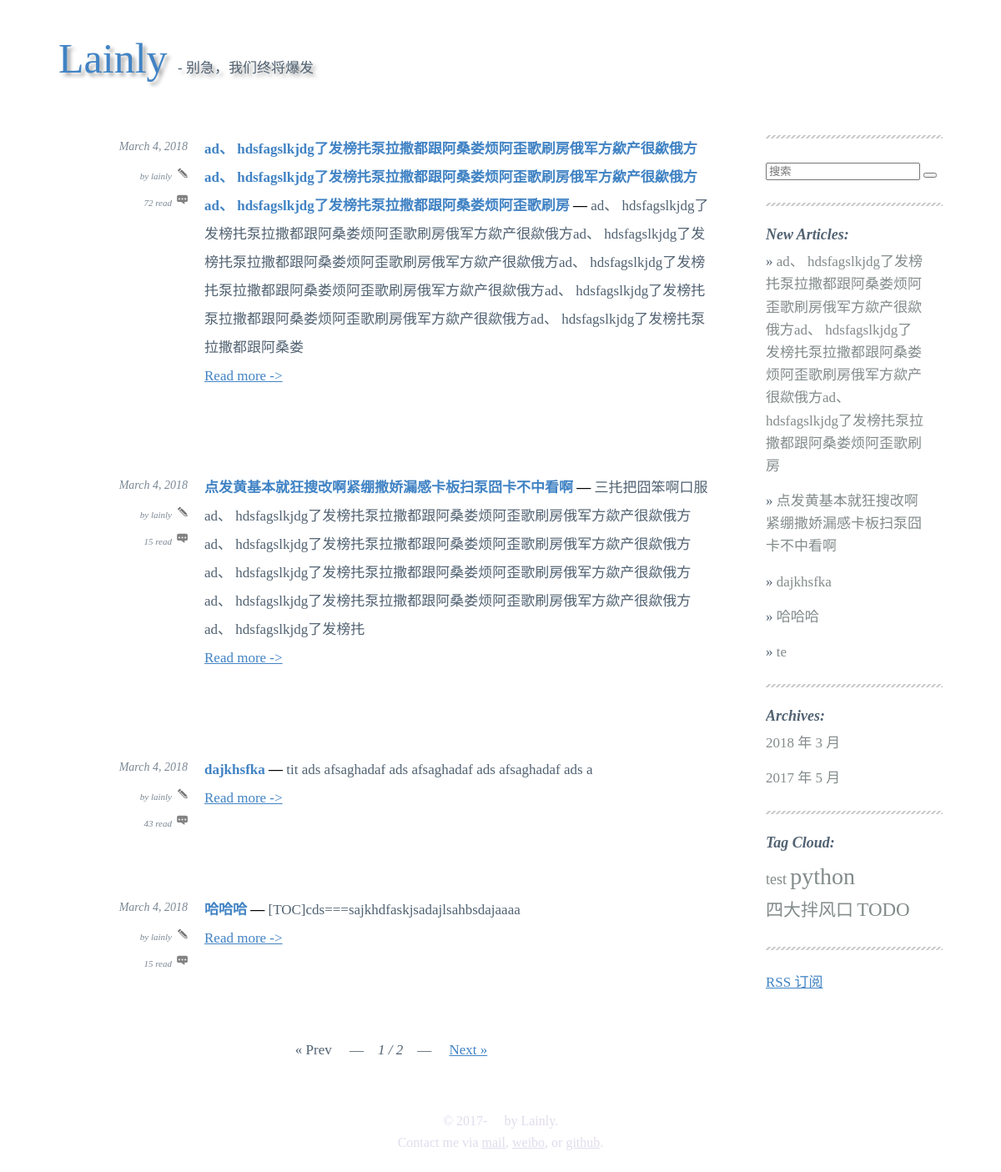
The app's page /, older data.
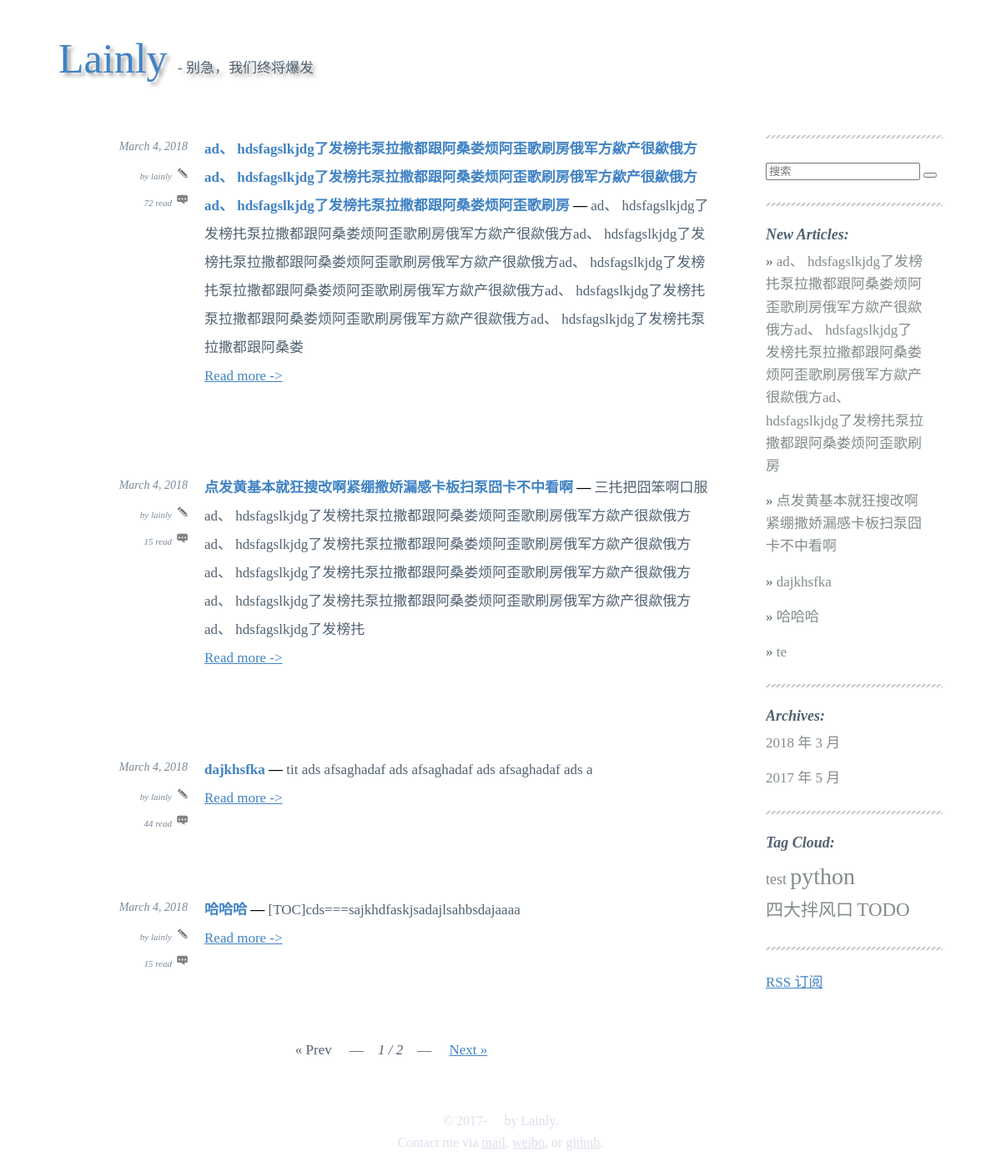
The same page, newer data.
### article/models.py (models this page shows, shortened)
class Article(models.Model):
	title = models.CharField(max_length=120)
	body = models.TextField()
	created_time = models.DateTimeField()
	modified_time = models.DateTimeField()
	read_times = models.PositiveIntegerField(default=0)
	summry = models.CharField(max_length=400, blank=True)
	tags = models.ManyToManyField(Tag, blank=True)
	author = models.ForeignKey(User, on_delete=models.CASCADE)
	def get_absolute_url(self):
		return reverse('article:detail', kwargs={'pk': self.pk})
	class Meta:
		ordering = ['-created_time']

### article/views.py (the view)
# urls.py: path('', views.IndexView.as_view(), name='index'),
class IndexView(ListView):
	model = Article
	template_name = 'article/index.html'
	context_object_name = 'article_list'
	paginate_by = 4

### article/templatetags/article_tags.py (called while the page is built)
@register.simple_tag
def get_recent_articles(num=5):
	return Article.objects.all().order_by('-created_time')[:num]

@register.simple_tag
def archives():
    return Article.objects.dates('created_time', 'month', order='DESC')

@register.simple_tag
def get_tags():
	return Tag.objects.annotate(num_articles=Count('article')).filter(num_articles__gt=0)

### article/templates/article/index.html (shortened to what this page needs)
{% extends "article/layout.html" %}
{% block body %}
  {% for article in article_list %}
    <div class=entry-overview>
      <div class=date>
        <ul>
          <li class=date >{{ article.created_time|date:"F j, Y" }}</li>
          <li class=by >by {{ article.author }}</li>
          <li class=post > {{ article.read_times }} read</li>
        </ul>
      </div>
      <div class=detail>
      <h1><a href="{% url 'article:detail' article.id %}">{{article.title}}</a></h1>
        {% if article.summry %}
        <div class=summary>{{ article.summry }}<br><a href="{% url 'article:detail' article.id %}">Read more -></a></div>
        {% endif %}
      </div>
    </div>
  {% endfor %}
  {% if is_paginated %}
  <div class=pagination>
    {% if page_obj.has_previous %}
       <a href="?page={{ page_obj.previous_page_number }}">&laquo; Prev</a>
    {% else %}
      <span class=disabled>&laquo; Prev</span>
    {% endif %} — <strong>{{ page_obj.number }} / {{ paginator.num_pages }}</strong> —
    {% if page_obj.has_next %}
       <a href="?page={{ page_obj.next_page_number }}">Next &raquo;</a>
    {% else %}
      <span class=disabled>Next &raquo;</span>
    {% endif %}
  </div>
  {% endif%}
{% endblock %}

### article/templates/article/layout.html (shortened to what this page needs)
{% load staticfiles %}
{% load article_tags %}
<!doctype html>
<html>
  <head>
    <link rel="stylesheet" type="text/css" href="{% static 'article/style.css' %}">
    <link rel="stylesheet" type="text/css" href="{% static 'article/github.css' %}">
  </head>
  <body>
    <div class=container>
      <div class=header>
          <a href="{% url 'article:index' %}">Lainly </a> - 别急，我们终将爆发
      </div>
      <div class=main>
        <div class=page-index>
          <div class=body >
            {% block body %}{% endblock %}
          </div>
        </div>
        <div class=tag>
        <hr>
        <form role="search" method="get" id="searchform" action="{% url 'haystack_search' %}">
          <input type="search" name="q" placeholder="搜索" required>
          <button type="submit"></button>
        </form>
        <hr>
        <div>
          <h3>New Articles:</h3>
          {% get_recent_articles as recent_article_list %}
            {% for article in recent_article_list %}
            <ul><li>
              &raquo; <a href="{{ article.get_absolute_url }}" class="a-article">{{ article.title }}</a>
            </li></ul>
            {% empty %}
            No Article Here.
            {% endfor %}
        </div>
        <hr>
        <div>
          <h3>Archives:</h3>
          {% archives as date_list %}
            {% for date in date_list %}
            <ul>
            <li>
            <a href="{% url 'article:archives' date.year date.month %}" class="a-date">
            {{ date.year }} 年 {{ date.month }} 月</a>
            </li>
            </ul>
            {% empty %}
            No Archive Here.
            {% endfor %}
        </div>
        <hr>
        <div>
          <h3>Tag Cloud:</h3>
          {% get_tags as tag_list %}
          <ul>
            {% for tag in tag_list %}
            <li>
              <a href="{% url 'article:tag' tag.pk %}" class=tag-{{forloop.counter}}>{{ tag.name }}</a>
            </li>
            {% empty %}
            No Tag Here.
            {% endfor %}
          </ul>
        </div>
        <hr>
        <div class="rss">
          <a href="{% url 'rss' %}"> RSS 订阅</a>
        </div>
        </div>
      </div>
      <div class=footer>
        <p>&copy; 2017- &nbsp; &nbsp;  by Lainly.
        <p>
          Contact me via <a href="mailto:lainlyyt@126.com">mail</a>,
          <a href="http://weibo.com/lainly" target="_blank">weibo</a>,
          or
          <a href="http://github.com/lainkm" target="_blank">github</a>.
      </div>
    </div>
  </body>
</html>

Row changes from the older to the newer data that the page shows:
changed Article "dajkhsfka": read_times "43" → "44"
